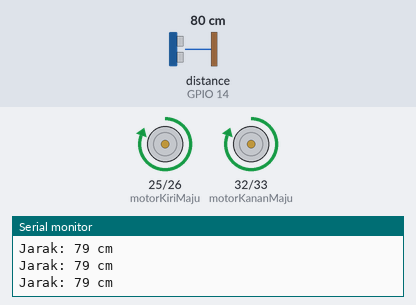
Recording of a sketch running on a simulated ESP32. On the bench: motor-driver pin pairs drawn as motors (green arrow = first pin HIGH = forward, orange = second pin HIGH = backward, longer = more drive), the last lines printed to the serial monitor. Wiring (inferred from the names in the program): ultrasonic range finder: trigger GPIO 13; echo GPIO 14. The inputs (shaded band) are chosen by the test bench; at power-on: distance to the obstacle (sensor on GPIO 14) 80 cm. The echo pulse lasts 58.3 µs per cm.

Above: at 1.2 s.
1.3 s: distance to the obstacle (sensor on GPIO 14) set to 23 cm
2.8 s: distance to the obstacle (sensor on GPIO 14) set to 20 cm
At 3.21 s:
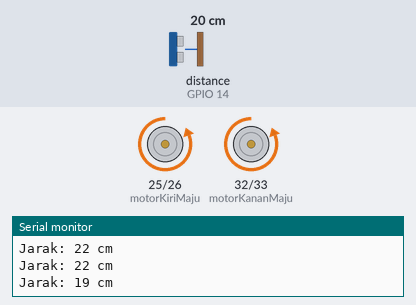
At 3.73 s:
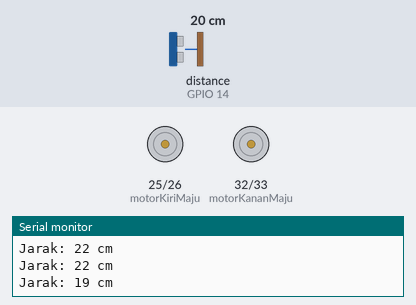
Timing chart, 0 to 11.8 s (numbered marks = the images above; inputs shaded):
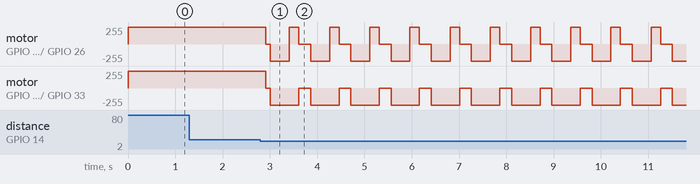

The sketch:

obstacleAvoidance.ino
```cpp
#include <Ticker.h>
#include "esp_task_wdt.h"
// Definisi pin
#define trigPin 13
#define echoPin 14
#define motorKiriMaju 25
#define motorKiriMundur 26
#define motorKananMaju 32
#define motorKananMundur 33

// Timer dan variabel sensor
Ticker timerSensor;
volatile int jarak = 100;

// Fungsi deklarasi lebih awal
void bacaSensor();
void maju();
void mundur();
void berhenti();
void belokKanan();

void setup() {
  Serial.begin(115200);

  // Inisialisasi pin
  pinMode(trigPin, OUTPUT);
  pinMode(echoPin, INPUT);

  pinMode(motorKiriMaju, OUTPUT);
  pinMode(motorKiriMundur, OUTPUT);
  pinMode(motorKananMaju, OUTPUT);
  pinMode(motorKananMundur, OUTPUT);

  // Timer interrupt untuk baca sensor tiap 100 ms
  timerSensor.attach_ms(100, bacaSensor);

  // Inisialisasi Watchdog dengan config struct
  esp_task_wdt_config_t wdt_config = {
    .timeout_ms = 5000,         // 5 detik timeout
    .idle_core_mask = 0b11,     // Core 0 dan 1
    .trigger_panic = true       // Reset jika tidak di-reset
  };
  esp_task_wdt_init(&wdt_config);  // Inisialisasi WDT
  esp_task_wdt_add(NULL);          // Tambah task utama (loop)
}

void loop() {
  // Reset watchdog agar tidak dianggap hang
  esp_task_wdt_reset();

  Serial.print("Jarak: ");
  Serial.print(jarak);
  Serial.println(" cm");

  if (jarak > 20) {
    maju();
  } else {
    berhenti();
    delay(100);
    mundur();
    delay(400);
    belokKanan();
    delay(200);
    berhenti();
    delay(100);
  }

  delay(50); // Delay utama
}

// Fungsi interrupt timer: membaca sensor ultrasonik
void bacaSensor() {
  long durasi;
  digitalWrite(trigPin, LOW);
  delayMicroseconds(2);
  digitalWrite(trigPin, HIGH);
  delayMicroseconds(10);
  digitalWrite(trigPin, LOW);
  durasi = pulseIn(echoPin, HIGH, 20000); // Timeout 20ms

  int hasil = durasi * 0.034 / 2;
  if (hasil == 0 || hasil > 400) {
    hasil = 400;  // Batas maksimum agar tidak error
  }

  jarak = hasil;
}

// Fungsi kontrol motor
void maju() {
  digitalWrite(motorKiriMaju, HIGH);
  digitalWrite(motorKiriMundur, LOW);
  digitalWrite(motorKananMaju, HIGH);
  digitalWrite(motorKananMundur, LOW);
}

void mundur() {
  digitalWrite(motorKiriMaju, LOW);
  digitalWrite(motorKiriMundur, HIGH);
  digitalWrite(motorKananMaju, LOW);
  digitalWrite(motorKananMundur, HIGH);
}

void berhenti() {
  digitalWrite(motorKiriMaju, LOW);
  digitalWrite(motorKiriMundur, LOW);
  digitalWrite(motorKananMaju, LOW);
  digitalWrite(motorKananMundur, LOW);
}

void belokKanan() {
  digitalWrite(motorKiriMaju, HIGH);
  digitalWrite(motorKiriMundur, LOW);
  digitalWrite(motorKananMaju, LOW);
  digitalWrite(motorKananMundur, HIGH);
}
```

Measured:
- the behaviour switches between 22 and 21 cm on distance to the obstacle (sensor on GPIO 14) (found by bisection; images 0 and 1)
